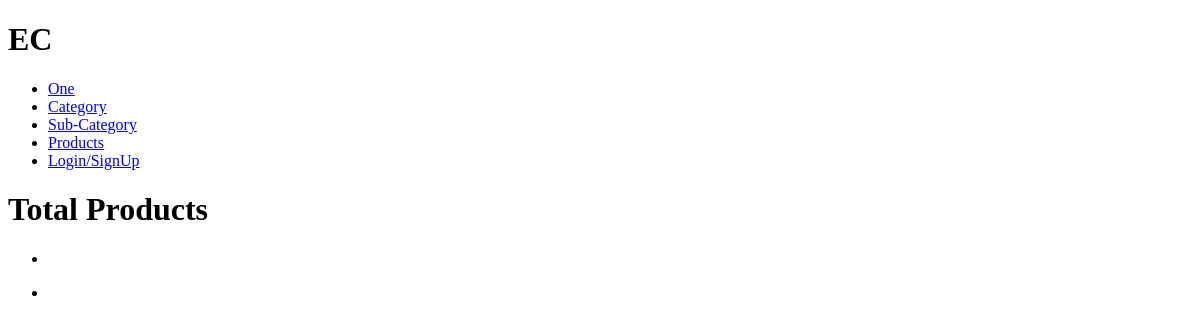
The app's page /products/, older data.
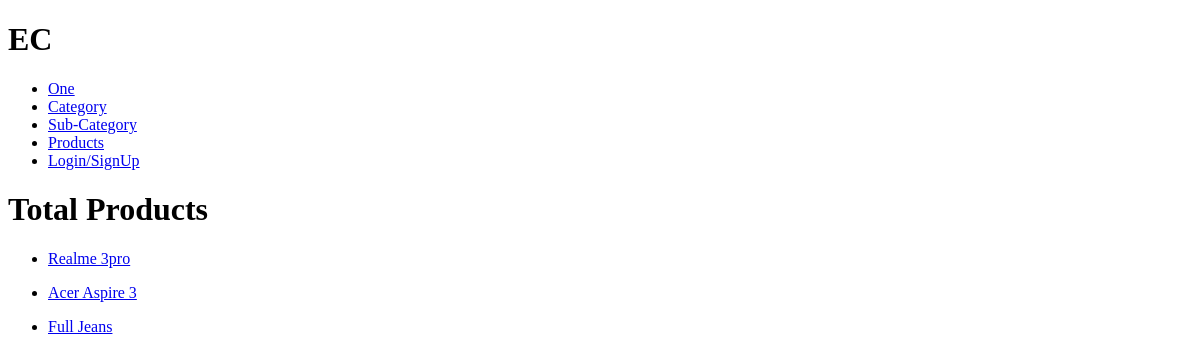
The same page, newer data.
### base/models.py (models this page shows, shortened)
class Product(models.Model):
    STATUS_CHOICES = [
        ('In-Stock', 'In-Stock'),
        ('Out-of-Stock', 'Out-of-Stock'),
    ]
    category = models.ForeignKey(SubCategory, on_delete=models.CASCADE)
    product_id = models.CharField(max_length=10, unique=True, editable=False)
    name = models.CharField(max_length=30)
    product_image = models.ImageField(null=True, blank=True)
    price = models.FloatField()
    description = models.TextField(null=True)
    quantity = models.CharField(max_length=10, null=True, blank=True)
    stock = models.CharField(max_length=20, choices=STATUS_CHOICES, default="In-Stock")
    created_at = models.DateTimeField(auto_now_add=True)
    updated_at = models.DateTimeField(auto_now=True)
    deleted_at = models.DateTimeField(null=True, blank=True)

### base/views.py (the view)
# urls.py: path("products/", views.productsView, name="products"),
def productsView(request):
    page = "all_products"
    products = Product.objects.all()
    context = {"products":products, "page":page}
    return render(request, "base/product/products.html", context)

### base/templates/base/product/products.html
{% extends "main.html" %}
{% block content %}
{% if page == "all_products" %}
    <div>
        <h1>Total Products</h1>
        {% for product in products %}
            <ul>
                <li><a href="{% url "product" product.id %}">{{product.name}}</a></li>
            </ul>
        {% endfor %}
    </div>
{% else %}
    <form method="POST">
        {% csrf_token %}
        {{ form.as_p }}
        <button type="submit">Create-Product</button>
    </form>
{% endif %}
{% endblock content %}

Row changes from the older to the newer data that the page shows:
now on this page (row edited): Product: name "Realme 3pro"
now on this page (row edited): Product: name "Acer Aspire 3"
now on this page (row edited): Product: name "Full Jeans"
